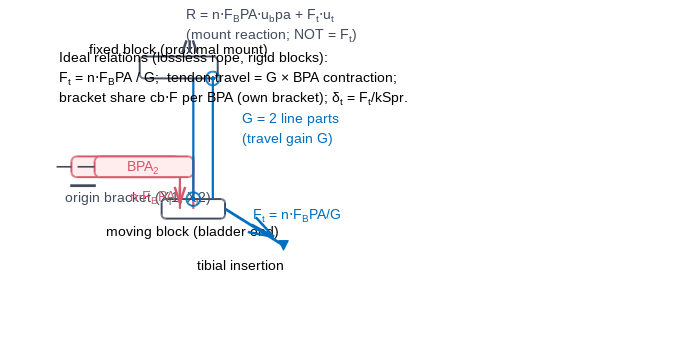

The MATLAB script that drew this image: (Note: this script raises an error after producing the figure.)
function vasmed_rp5_fig_schematic_20261028()
% vasmed_rp5_fig_schematic_20261028 -- vector reverse-pulley schematic
% (2026-10-28). Based on the ACTUAL system: the MonoPam_pulley /
% BiPam_pulley2 hardware contract (Ben's 2026-09-24 block-and-tackle rig:
% n parallel 20 mm BPAs + tackle mounted on the proximal body, one tendon
% line crossing the joint to the tibial insertion) and the vas-med
% distal-ring route of record (femur-side BPA wrap contacts, tibia-side
% cable ring contacts). NOTE: the file named in the task prompt,
% "Documentation\Posters\Bolen et al. - 2024 - Self-balancing Robot Leg
% .pdf", does not exist in this repo (checked 2026-10-28); the closest
% poster on disk is 4008_Bolen_Ben_PDF.pdf ("Torque Values About
% Artificial Knee Using Braided Pneumatic Actuators"). The schematic
% therefore follows the class hardware contract, and says so.
%
% Panel (A): tackle free-body diagram -- n BPAs, G line parts, fixed and
% moving anchors, forces: per-BPA force F_BPA, internal/reaction force on
% the fixed block R = n*F_BPA*u_bpa + F_out*u_t (NOT assumed equal to the
% output tension), transmitted tendon force F_out = n*F_BPA/G (ideal),
% travel relations (ideal: F_out = n*F_BPA/G, tendon travel = G x BPA
% contraction), with the assumptions stated on the figure.
% Panel (B): the actual vas-med route of record at -120 deg and at
% +10 deg (from the route builder): BPA-side wrap (femur) vs cable-side
% ring (tibia), showing WHERE the BPA bends (Xi3) vs the cable bends.
%
% Style: Arial >= 10 pt at final size, bold margin panel letters (A)/(B)
% left of each tile straddling the plot-box top (FlxPin_group
% convention), CVD-safe (Tol bright palette), no color-only encoding.
% Export: FIG (editable source), PDF, EPS, PNG into this folder.

here = fileparts(mfilename('fullpath'));
R = 'D:\GitHub\Bipedal_Robot';
addpath(genpath(fullfile(R, 'Code', 'Matlab')));
addpath(fullfile(R, 'Code', 'Matlab', 'Mesh_Optimization'));

% Tol bright palette (Colors.m order), CVD-safe + distinct markers
col = [214, 88, 108; 0, 110, 191; 247, 143, 21; 0, 158, 137; 66, 74, 93] / 255;
colBPA = col(1, :); colCab = col(2, :); colGray = col(5, :);

fig = figure('Units', 'centimeters', 'Position', [2, 2, 17.8, 8.6], ...
    'Color', 'w', 'PaperPositionMode', 'auto');
axA = axes('Parent', fig, 'Position', [0.075, 0.16, 0.36, 0.72]);
hold(axA, 'on'); axis(axA, 'off'); axis(axA, 'equal');
xlim(axA, [0, 10]); ylim(axA, [0, 10]);

%% ---------------- Panel A: tackle free-body diagram -------------------
% Fixed block (proximal mount, top); moving block (bottom) tied to the
% bladder end; G = 2 line parts drawn (2:1); n = 2 BPAs in parallel.
xb = [3.4, 6.6]; yb = 8.9;                       % fixed block
xm = [4.3, 6.9]; ym = 3.1;                       % moving block
rectangle(axA, 'Position', [xb(1), yb - 0.45, xb(2) - xb(1), 0.9], ...
    'Curvature', 0.4, 'EdgeColor', colGray, 'LineWidth', 1.4, 'FaceColor', [1 1 1]);
rectangle(axA, 'Position', [xm(1), ym - 0.4, xm(2) - xm(1), 0.8], ...
    'Curvature', 0.4, 'EdgeColor', colGray, 'LineWidth', 1.4, 'FaceColor', [1 1 1]);
text(axA, mean(xb), yb + 0.75, 'fixed block (proximal mount)', ...
    'HorizontalAlignment', 'center', 'FontSize', 10, 'FontName', 'Arial');
text(axA, mean(xm), ym - 0.95, 'moving block (bladder end)', ...
    'HorizontalAlignment', 'center', 'FontSize', 10, 'FontName', 'Arial');

% BPAs (n = 2, parallel, from origin bar to moving block)
for k = 1:2
    x0 = 0.6 + (k - 1) * 0.95;
    x1 = 5.05 + (k - 1) * 0.55;
    rectangle(axA, 'Position', [x0, 4.4, x1 - x0, 0.85], 'Curvature', 0.5, ...
        'EdgeColor', colBPA, 'LineWidth', 1.4, 'FaceColor', [1 0.93 0.93]);
    text(axA, (x0 + x1) / 2, 4.82, sprintf('BPA_%d', k), 'HorizontalAlignment', ...
        'center', 'FontSize', 10, 'FontName', 'Arial', 'Color', colBPA);
    plot(axA, [x0 - 0.7, x0], [4.825, 4.825], '-', 'Color', colGray, 'LineWidth', 1.2);
    plot(axA, [x1, x1], [5.25, ym], '-', 'Color', colBPA, 'LineWidth', 1.6);
end
plot(axA, [0.55, 1.6], [4.05, 4.05], '-', 'Color', colGray, 'LineWidth', 2);
text(axA, 0.35, 3.55, 'origin bracket (X_i1, X_i2)', 'FontSize', 10, ...
    'FontName', 'Arial', 'Color', colGray);

% Tackle rope: G = 2 line parts (down, around moving sheave, back up)
xrope1 = 5.6; xrope2 = 6.4;
plot(axA, [xrope1, xrope1], [yb - 0.45, ym + 0.4], '-', ...
    'Color', colCab, 'LineWidth', 1.6);
plot(axA, [xrope2, xrope2], [yb - 0.45, ym + 0.4], '-', ...
    'Color', colCab, 'LineWidth', 1.6);
viscirclesA(axA, [xrope1, ym + 0.4], 0.28, colCab);
viscirclesA(axA, [xrope2, yb - 0.45], 0.28, colCab);
text(axA, 7.6, 6.4, {'G = 2 line parts', '(travel gain G)'}, 'FontSize', 10, ...
    'FontName', 'Arial', 'Color', colCab);

% Exit tendon to the insertion (crosses the joint)
plot(axA, [xm(2) + 0.0, 9.3], [ym + 0.0, 1.6], '-', 'Color', colCab, 'LineWidth', 2);
plot(axA, 9.3, 1.6, 'v', 'MarkerFaceColor', colCab, 'MarkerEdgeColor', colCab, ...
    'MarkerSize', 7);
text(axA, 9.35, 0.85, 'tibial insertion', 'FontSize', 10, 'FontName', 'Arial', ...
    'HorizontalAlignment', 'right');

% Force arrows
quiverA(axA, 1.05, 3.9, 0, 0.0, []);  % placeholder no-op
arrowA(axA, [5.05, 4.0], [5.05, 3.35], colBPA);   % bladder pull -> moving block
text(axA, 4.85, 3.62, 'n\cdotF_BPA', 'FontSize', 10, 'FontName', 'Arial', ...
    'Color', colBPA, 'HorizontalAlignment', 'right', 'Interpreter', 'tex');
arrowA(axA, [xrope1 - 0.15, yb + 0.6], [xrope1 - 0.15, yb + 1.5], colGray);
text(axA, xrope1 - 0.3, yb + 1.75, {'R = n\cdotF_BPA\cdotu_bpa + F_t\cdotu_t', ...
    '(mount reaction; NOT = F_t)'}, 'FontSize', 10, 'FontName', 'Arial', ...
    'Color', colGray, 'Interpreter', 'tex', 'HorizontalAlignment', 'left');
arrowA(axA, [8.0, 2.45], [8.9, 1.95], colCab);
text(axA, 8.05, 2.85, 'F_t = n\cdotF_BPA/G', 'FontSize', 10, 'FontName', ...
    'Arial', 'Color', colCab, 'Interpreter', 'tex');

% Travel relations box
text(axA, 0.1, 9.6, {'Ideal relations (lossless rope, rigid blocks):', ...
    'F_t = n\cdotF_BPA / G;  tendon travel = G \times BPA contraction;', ...
    'bracket share cb\cdotF per BPA (own bracket); \delta_t = F_t/kSpr.'}, ...
    'FontSize', 10, 'FontName', 'Arial', 'Color', 'k', 'Interpreter', 'tex', ...
    'VerticalAlignment', 'top');

%% ---------------- Panel B: the actual vas-med route -------------------
axB = axes('Parent', fig, 'Position', [0.575, 0.16, 0.385, 0.72]);
hold(axB, 'on'); axis(axB, 'off');
C = load(fullfile(R, 'Code', 'Matlab', 'Mesh_Optimization', 'Results', ...
    'Vas_Pam_20mm_Result_cam_20261014_0416.mat'), 'xFullBest', 'ctxCamBest');
x = C.xFullBest(:).'; ctx = C.ctxCamBest;
[~, ~, infoFlex] = buildDistalRingLocation20mm(x(1:3), x(4:6), x(8), ctx);
rawFlex = infoFlex.raw(:, :, 1);                 % -120 deg (full flexion)
iExt = size(infoFlex.raw, 3);
rawExt = infoFlex.raw(:, :, iExt);               % +10 deg (extension)

% Route in the femur frame at each pose
Pf = zeros(9, 3, 2);
for jj = 1:2
    raw = infoFlex.raw(:, :, (jj - 1) * (iExt - 1) + 1);
    for r = 1:9
        if r <= 5
            Pf(r, :, jj) = raw(r, :);
        else
            T2 = ctx.T_Pam(:, :, (jj - 1) * (iExt - 1) + 1) * ...
                ctx.T_ICR_t1(:, :, (jj - 1) * (iExt - 1) + 1);
            Pf(r, :, jj) = RowVecTrans(T2, raw(r, :));
        end
    end
end
mk = {'o', 's'};
lg = {'-120 deg (full flexion)', '+10 deg (full extension)'};
for jj = 1:2
    ii = (jj - 1) * (iExt - 1) + 1;
    plot(axB, Pf(1:5, 1, jj), Pf(1:5, 2, jj), '-', 'Color', col(jj, :), ...
        'LineWidth', 1.8, 'HandleVisibility', 'off');
    plot(axB, Pf(1, 1, jj), Pf(1, 2, jj), mk{jj}, 'MarkerFaceColor', ...
        col(jj, :), 'MarkerEdgeColor', 'k', 'MarkerSize', 6, ...
        'LineStyle', 'none', 'DisplayName', lg{jj});
end
text(axB, Pf(1, 1, 1), Pf(1, 2, 1) + 0.015, 'p1 origin (BPA)', 'FontSize', 10, ...
    'FontName', 'Arial');
text(axB, -0.05, -0.335, 'BPA bends (femur cylinder + condyle/clip): \chi_3 wrap loss', ...
    'FontSize', 10, 'FontName', 'Arial', 'Color', colBPA);
text(axB, -0.05, -0.395, 'Cable bends (tibia ring p6-p8): no \chi_3', ...
    'FontSize', 10, 'FontName', 'Arial', 'Color', colCab);
axis(axB, 'equal');
xl = [min(Pf(:, 1, :), [], 'all') - 0.05, max(Pf(:, 1, :), [], 'all') + 0.05];
yl = [min(Pf(:, 2, :), [], 'all') - 0.14, max(Pf(:, 2, :), [], 'all') + 0.06];
xlim(axB, xl); ylim(axB, yl);
xlabel(axB, 'x, m (femur frame)', 'FontSize', 10, 'FontName', 'Arial');
ylabel(axB, 'y, m', 'FontSize', 10, 'FontName', 'Arial');
legend(axB, 'Location', 'southoutside', 'Orientation', 'horizontal', ...
    'FontSize', 9, 'FontName', 'Arial');

%% ---------------- panel letters (FlxPin_group convention) -------------
drawnow;
apos = axA.Position;
tcY = apos(2) + apos(4);
annotation(fig, 'textbox', [0.012, tcY - 0.03, 0.05, 0.07], 'String', '(A)', ...
    'FontWeight', 'bold', 'FontSize', 13, 'FontName', 'Arial', ...
    'EdgeColor', 'none', 'VerticalAlignment', 'bottom');
bpos = axB.Position;
tcY2 = bpos(2) + bpos(4);
annotation(fig, 'textbox', [bpos(1) - 0.055, tcY2 - 0.03, 0.05, 0.07], ...
    'String', '(B)', 'FontWeight', 'bold', 'FontSize', 13, 'FontName', 'Arial', ...
    'EdgeColor', 'none', 'VerticalAlignment', 'bottom');

set(findall(fig, '-property', 'FontName'), 'FontName', 'Arial');
set(findall(fig, '-property', 'FontSize'), 'FontSize', 10);

saveas(fig, fullfile(here, 'vasmed_reverse_pulley_schematic_20261028.fig'));
exportgraphics(fig, fullfile(here, 'vasmed_reverse_pulley_schematic_20261028.pdf'), ...
    'ContentType', 'vector');
exportgraphics(fig, fullfile(here, 'vasmed_reverse_pulley_schematic_20261028.png'), ...
    'Resolution', 300);
% EPS via print (exportgraphics has no EPS)
print(fig, fullfile(here, 'vasmed_reverse_pulley_schematic_20261028.eps'), ...
    '-depsc2', '-vector');
fprintf('RP5 schematic DONE\n');
end

function viscirclesA(ax, c, r, colr)
th = linspace(0, 2 * pi, 40);
plot(ax, c(1) + r * cos(th), c(2) + r * sin(th), '-', 'Color', colr, ...
    'LineWidth', 1.4);
plot(ax, c(1), c(2), '.', 'Color', colr, 'MarkerSize', 10);
end

function arrowA(ax, p0, p1, colr)
quiver(ax, p0(1), p0(2), p1(1) - p0(1), p1(2) - p0(2), 0, ...
    'Color', colr, 'LineWidth', 1.8, 'MaxHeadSize', 0.6);
end

function quiverA(ax, x, y, dx, dy, ~) %#ok<STOUT,INUSD>
if abs(dx) + abs(dy) > 0
    quiver(ax, x, y, dx, dy, 0, 'LineWidth', 1.4);
end
end
